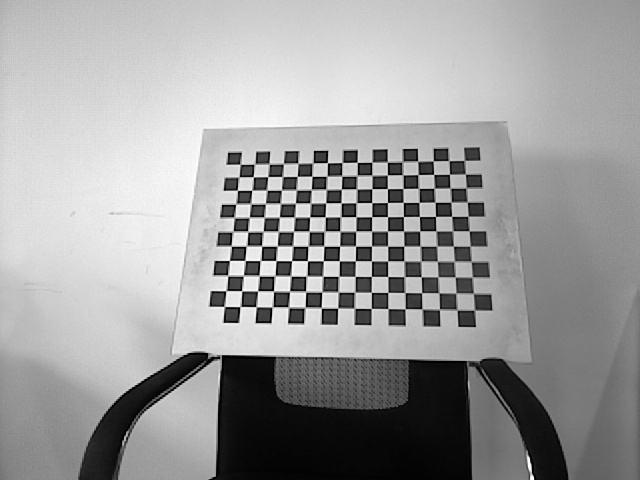
//> input picture 1_calib/Right-color/0_color.jpg, 640 x 480 px; its folder holds only this picture in this run
$ ./calib_main   (built with g++ and OpenCV 4)
//> lines starting //> are read from the running program, lines starting //| are printed output that depends on the picture
#include "opencv2/core/core.hpp"
#include "opencv2/imgproc/imgproc.hpp"
#include "opencv2/calib3d/calib3d.hpp"
#include "opencv2/highgui/highgui.hpp"
#include <iostream>
#include <fstream>
#include <vector>
#include <string>

using namespace cv;
using namespace std;

void main()
{
	ifstream fin("E:\\pri\\Right-color\\color_list.txt"); /* 标定所用图像文件的路径 */
	ofstream fout("E:\\pri\\Right-color\\color_caliberation_result.txt");  /* 保存标定结果的文件 */
	//读取每一幅图像，从中提取出角点，然后对角点进行亚像素精确化
	cout << "开始提取角点………………";
	int image_count = 0;  /* 图像数量 */
	Size image_size;  /* 图像的尺寸 */
	Size board_size = Size(11, 16);    /* 标定板上每行、列的角点数 */
	vector<Point2f> image_points_buf;  /* 缓存每幅图像上检测到的角点 */
	vector<vector<Point2f>> image_points_seq; /* 保存检测到的所有角点 */
	string filename;
	int count = -1;//用于存储角点个数。
	while (getline(fin, filename))
	{
		image_count++;
		// 用于观察检验输出
		cout << "image_count = " << image_count << endl;
		/* 输出检验*/
		cout << "-->count = " << count << endl;
		Mat imageInput = imread(filename);
//> imageInput is the input picture: 480 rows x 640 cols, CV_8UC3; min 0, max 255, mean 156.6
		if (image_count == 1)  //读入第一张图片时获取图像宽高信息
		{
			image_size.width = imageInput.cols;
//> image_size = Size(640, 0)
			image_size.height = imageInput.rows;
//> image_size = Size(640, 480)
			cout << "image_size.width = " << image_size.width << endl;
//| image_size.width = 640
			cout << "image_size.height = " << image_size.height << endl;
//| image_size.height = 480
		}

		/* 提取角点 */
		if (0 == findChessboardCorners(imageInput, board_size, image_points_buf))
		{
			cout << "can not find chessboard corners!\n"; //找不到角点
			exit(1);
		}
		else
		{
			Mat view_gray;
			cvtColor(imageInput, view_gray, CV_RGB2GRAY);
			/* 亚像素精确化 */
			find4QuadCornerSubpix(view_gray, image_points_buf, Size(5, 5)); //对粗提取的角点进行精确化
//> image_points_buf = 176 Points (x, y), first 12: [464.4, 160.5], [465.4, 174.2], [466.3, 188.3], [467.7, 202.3], [468.9, 216.4], [469.5, 231.5], [470, 246], [471.3, 261.4], [472, 276.8], [473.4, 293.2], [474.5, 310.2], [449.1, 161.6]
			//cornerSubPix(view_gray,image_points_buf,Size(5,5),Size(-1,-1),TermCriteria(CV_TERMCRIT_EPS+CV_TERMCRIT_ITER,30,0.1));
			image_points_seq.push_back(image_points_buf);  //保存亚像素角点
//> image_points_seq = 1 point lists
			/* 在图像上显示角点位置 */
			drawChessboardCorners(view_gray, board_size, image_points_buf, false); //用于在图片中标记角点
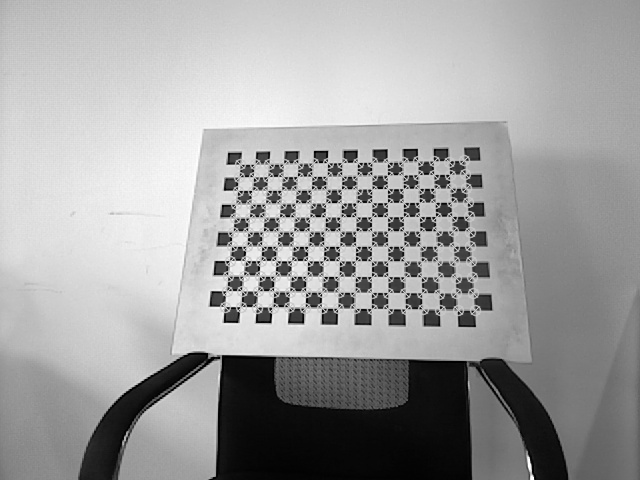
//> view_gray: 480 rows x 640 cols, CV_8UC1; min 0, max 255, mean 159
			imshow("Camera Calibration", view_gray);//显示图片
			waitKey(500);//暂停0.5S
		}
	}
	int total = image_points_seq.size();
	cout << "total = " << total << endl;
	int CornerNum = board_size.width*board_size.height;  //每张图片上总的角点数
	for (int ii = 0; ii<total; ii++)
	{
		if (0 == ii%CornerNum)// 24 是每幅图片的角点个数。此判断语句是为了输出 图片号，便于控制台观看
		{
			int i = -1;
			i = ii / CornerNum;
			int j = i + 1;
			cout << "--> 第 " << j << "图片的数据 --> : " << endl;
		}
		if (0 == ii % 3)	// 此判断语句，格式化输出，便于控制台查看
		{
			cout << endl;
		}
		else
		{
			cout.width(10);
		}
		//输出所有的角点
		cout << " -->" << image_points_seq[ii][0].x;
		cout << " -->" << image_points_seq[ii][0].y;
	}
	cout << "角点提取完成！\n";

	//以下是摄像机标定
	cout << "开始标定………………";
	/*棋盘三维信息*/
	Size square_size = Size(30, 30);  /* 实际测量得到的标定板上每个棋盘格的大小 */
	vector<vector<Point3f>> object_points; /* 保存标定板上角点的三维坐标 */
	/*内外参数*/
	Mat cameraMatrix = Mat(3, 3, CV_32FC1, Scalar::all(0)); /* 摄像机内参数矩阵 */
	vector<int> point_counts;  // 每幅图像中角点的数量
	Mat distCoeffs = Mat(1, 5, CV_32FC1, Scalar::all(0)); /* 摄像机的5个畸变系数：k1,k2,p1,p2,k3 */
	vector<Mat> tvecsMat;  /* 每幅图像的平移向量 */
	vector<Mat> rvecsMat; /* 每幅图像的旋转向量 */
	/* 初始化标定板上角点的三维坐标 */
	int i, j, t;
	for (t = 0; t<image_count; t++)
	{
		vector<Point3f> tempPointSet;
		for (i = 0; i<board_size.height; i++)
		{
			for (j = 0; j<board_size.width; j++)
			{
				Point3f realPoint;
				/* 假设标定板放在世界坐标系中z=0的平面上 */
				realPoint.x = i*square_size.width;
				realPoint.y = j*square_size.height;
				realPoint.z = 0;
				tempPointSet.push_back(realPoint);
			}
		}
		object_points.push_back(tempPointSet);
	}
	/* 初始化每幅图像中的角点数量，假定每幅图像中都可以看到完整的标定板 */
	for (i = 0; i<image_count; i++)
	{
		point_counts.push_back(board_size.width*board_size.height);
	}
	/* 开始标定 */
	calibrateCamera(object_points, image_points_seq, image_size, cameraMatrix, distCoeffs, rvecsMat, tvecsMat, 0);
	cout << "标定完成！\n";
	//对标定结果进行评价
	cout << "开始评价标定结果………………\n";
	double total_err = 0.0; /* 所有图像的平均误差的总和 */
	double err = 0.0; /* 每幅图像的平均误差 */
	vector<Point2f> image_points2; /* 保存重新计算得到的投影点 */
	cout << "\t每幅图像的标定误差：\n";
	fout << "每幅图像的标定误差：\n";
	for (i = 0; i<image_count; i++)
	{
		vector<Point3f> tempPointSet = object_points[i];
		/* 通过得到的摄像机内外参数，对空间的三维点进行重新投影计算，得到新的投影点 */
		projectPoints(tempPointSet, rvecsMat[i], tvecsMat[i], cameraMatrix, distCoeffs, image_points2);
		/* 计算新的投影点和旧的投影点之间的误差*/
		vector<Point2f> tempImagePoint = image_points_seq[i];
		Mat tempImagePointMat = Mat(1, tempImagePoint.size(), CV_32FC2);
		Mat image_points2Mat = Mat(1, image_points2.size(), CV_32FC2);
		for (int j = 0; j < tempImagePoint.size(); j++)
		{
			image_points2Mat.at<Vec2f>(0, j) = Vec2f(image_points2[j].x, image_points2[j].y);
			tempImagePointMat.at<Vec2f>(0, j) = Vec2f(tempImagePoint[j].x, tempImagePoint[j].y);
		}
		err = norm(image_points2Mat, tempImagePointMat, NORM_L2);
		total_err += err /= point_counts[i];
		std::cout << "第" << i + 1 << "幅图像的平均误差：" << err << "像素" << endl;
		fout << "第" << i + 1 << "幅图像的平均误差：" << err << "像素" << endl;
	}
	std::cout << "总体平均误差：" << total_err / image_count << "像素" << endl;
	fout << "总体平均误差：" << total_err / image_count << "像素" << endl << endl;
	std::cout << "评价完成！" << endl;
	//保存定标结果
	std::cout << "开始保存定标结果………………" << endl;
	Mat rotation_matrix = Mat(3, 3, CV_32FC1, Scalar::all(0)); /* 保存每幅图像的旋转矩阵 */
	fout << "相机内参数矩阵：" << endl;
	fout << cameraMatrix << endl << endl;
	fout << "畸变系数：\n";
	fout << distCoeffs << endl << endl << endl;
	for (int i = 0; i<image_count; i++)
	{
		fout << "第" << i + 1 << "幅图像的旋转向量：" << endl;
		fout << rvecsMat[i] << endl;
		/* 将旋转向量转换为相对应的旋转矩阵 */
		Rodrigues(rvecsMat[i], rotation_matrix);
		fout << "第" << i + 1 << "幅图像的旋转矩阵：" << endl;
		fout << rotation_matrix << endl;
		fout << "第" << i + 1 << "幅图像的平移向量：" << endl;
		fout << tvecsMat[i] << endl << endl;
	}
	std::cout << "完成保存" << endl;
	fout << endl;
	/************************************************************************
	显示定标结果
	*************************************************************************/
	Mat mapx = Mat(image_size, CV_32FC1);
	Mat mapy = Mat(image_size, CV_32FC1);
	Mat R = Mat::eye(3, 3, CV_32F);
	std::cout << "保存矫正图像" << endl;
	string imageFileName;
	std::stringstream StrStm;

	///
	initUndistortRectifyMap(cameraMatrix, distCoeffs, R, cameraMatrix, image_size, CV_32FC1, mapx, mapy);
	string floder_path = "E:\\pri\\Right-color";
	vector<cv::String> DfileNames;
	DfileNames.clear();
	glob(floder_path + "//*.jpg", DfileNames, false);
	//glob(floder_path + "//*depth.png", Depth_fileNames, false); //控制只读取需要的深度图名字
	size_t num = DfileNames.size();
	for (int i = 0; i < num; i++){
		Mat color = imread(DfileNames[i]);
		Mat newimage = color.clone();
		//undistort(imageSource,newimage,cameraMatrix,distCoeffs);
		remap(color, newimage, mapx, mapy, INTER_LINEAR);
		string out_path = DfileNames[i].c_str();
		out_path = out_path.substr(0, DfileNames[i].length() - 4);
		cv::imwrite(out_path.append("_rect.jpg"), newimage);
	}

	std::cout << "保存结束" << endl;
	return;
}
